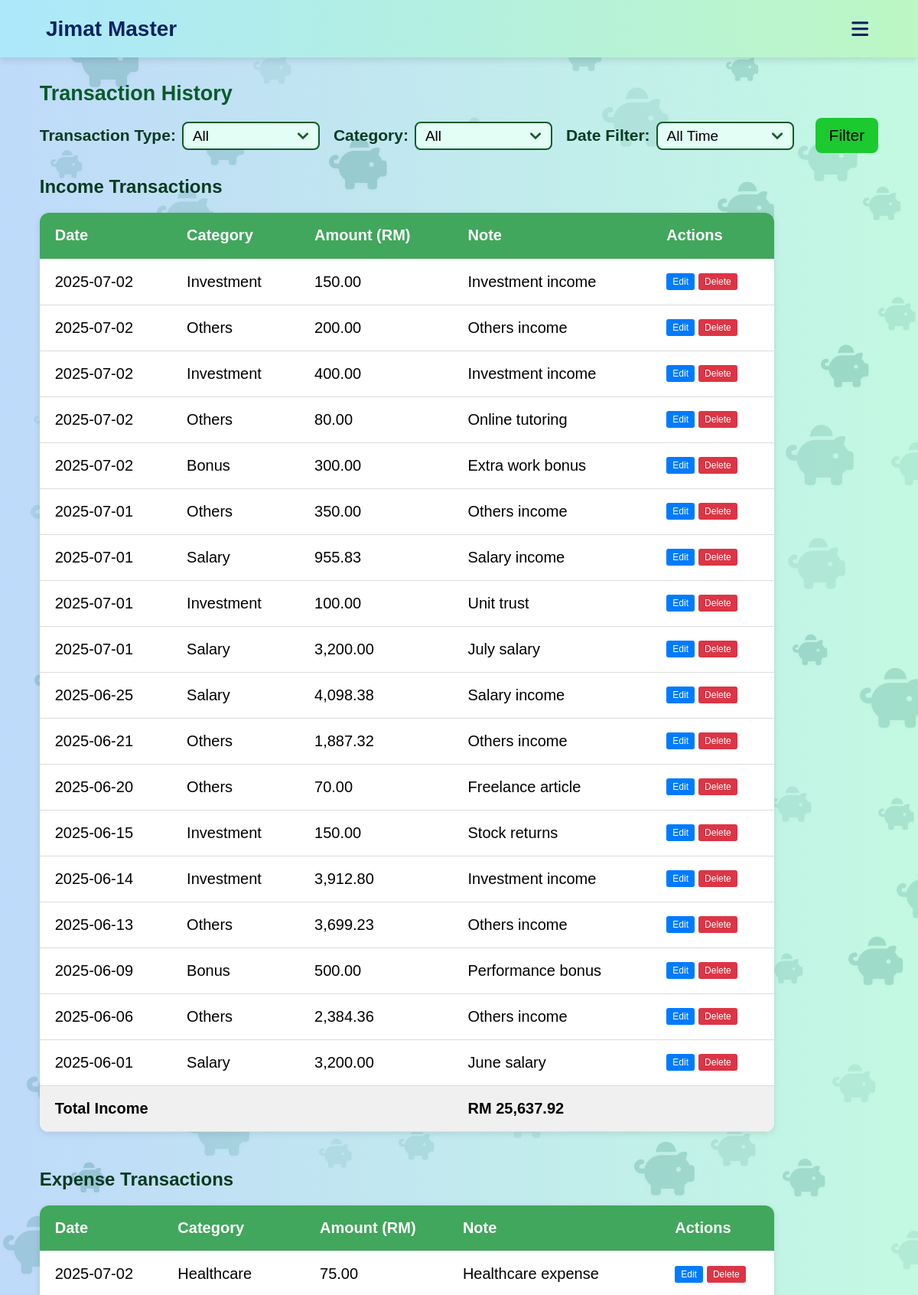
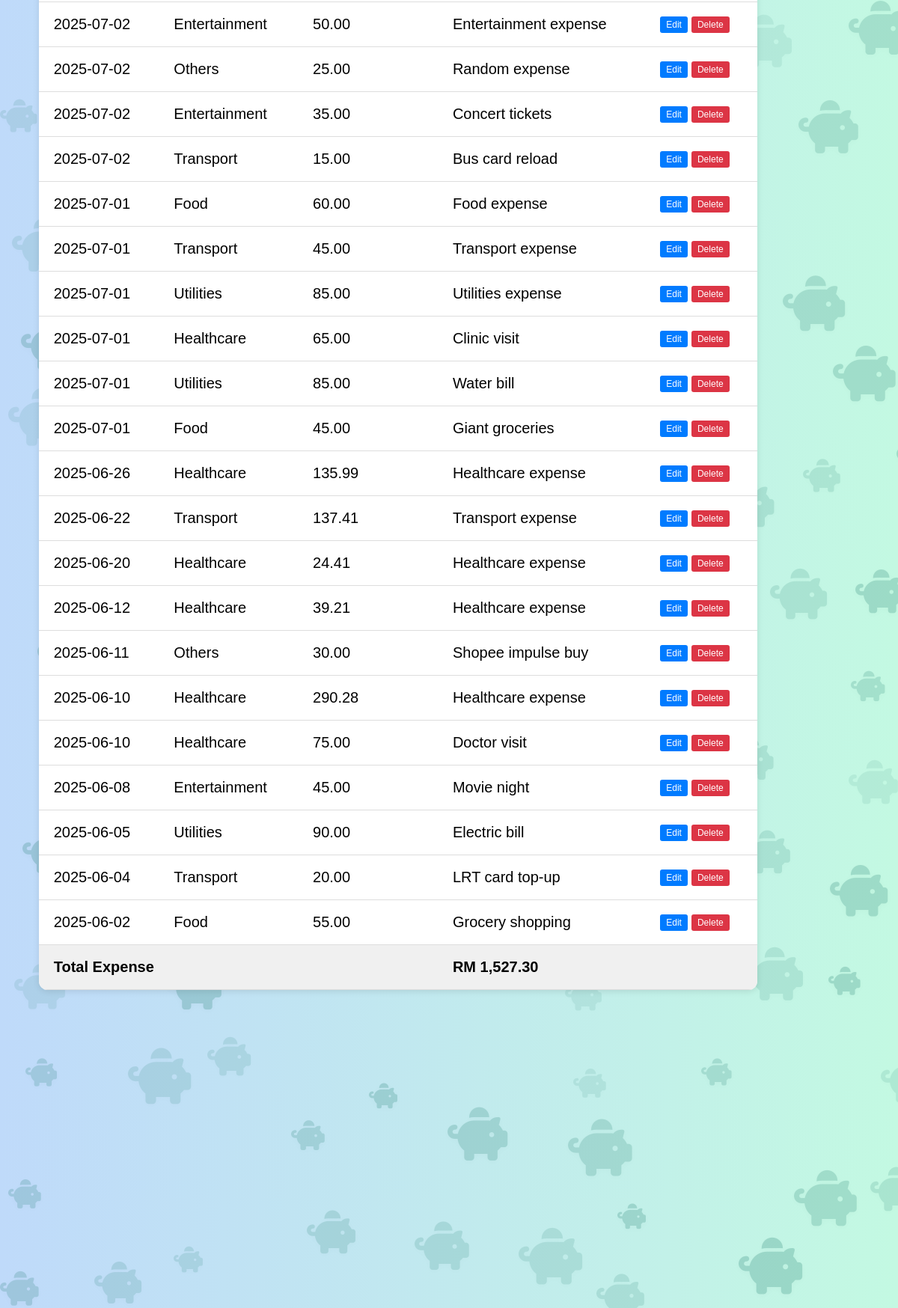
The app's page /overview.php (signed in, upper part) with its own data (2 pictures, top to bottom).
### tables this page shows
CREATE TABLE IF NOT EXISTS transactions (
    transaction_id INT AUTO_INCREMENT PRIMARY KEY,
    user_id INT NOT NULL,
    category_id INT NOT NULL,
    type ENUM('income', 'expense') NOT NULL,
    amount DECIMAL(10,2) NOT NULL,
    note TEXT,
    date DATE,
    FOREIGN KEY (user_id) REFERENCES users(user_id) ON DELETE CASCADE,
    FOREIGN KEY (category_id) REFERENCES categories(category_id) ON DELETE CASCADE
);

CREATE TABLE IF NOT EXISTS categories (
    category_id INT AUTO_INCREMENT PRIMARY KEY,
    name VARCHAR(50) NOT NULL,
    type VARCHAR(50) NOT NULL 
);

### overview.php (the view, shortened to what this page needs)
<!DOCTYPE html>
<html lang="en">
<head>
    <link rel="stylesheet" href="style.css">
    <link rel="stylesheet" href="https://cdnjs.cloudflare.com/ajax/libs/font-awesome/6.1.0/css/all.min.css">
</head>
<body>
    <div id="piggy-bg"></div>
    <div class="piggy-container" aria-hidden="true"></div>
    <?php
    include 'includes/db.php';
    $user_id = $_SESSION['user_id'];
    ?>
    <header>
        <nav aria-label="Main Navigation">
            <div class="headername">Jimat Master</div>
            <i class="fa-solid fa-bars" id="menuicon"></i>
        </nav>
    </header>
    <main class="overviewmain">
        <section id="overview">
            <h2>Transaction History</h2>
            <form method="GET" action="overview.php">
                <div class="filtergroup">
                    <label for="transactionType">Transaction Type:</label>
                    <select id="OtransactionType" name="type" onchange="this.form.submit()" required>
                        <?php
                        $selectedType = isset($_GET['type']) ? $_GET['type'] : 'all';
                        ?>
                        <option value="all" <?php echo ($selectedType == 'all') ? 'selected' : ''; ?>>All</option>
                    </select>
                </div>
                <div class="filtergroup">
                    <label for="category">Category:</label>
                    <select name="category" id="Ocategory">
                        <option value="">All</option>
                    </select>
                </div>
                <div class="filtergroup">
                    <label for="date_filter">Date Filter:</label>
                    <select name="date_filter" id="Odate_filter">
                        <option value="" <?php echo (!isset($_GET['date_filter']) || $_GET['date_filter'] == '') ? 'selected' : ''; ?>>All Time</option>
                    </select>
                </div>
                <div class="filtergroup">
                    <button type="submit" class="filterbtn">Filter</button>
                </div>
            </form>
            <?php
            $selectedType = isset($_GET['type']) ? $_GET['type'] : 'all';
            if ($selectedType === 'all') {
                $transactionTypes = ['income', 'expense'];
                foreach ($transactionTypes as $currentType) {
                    echo "<h3>" . ucfirst($currentType) . " Transactions</h3>";
                    echo "<table>";
                    echo "<thead>
                            <tr>
                                <th>Date</th>
                                <th>Category</th>
                                <th>Amount (RM)</th>
                                <th>Note</th>
                                <th>Actions</th>
                            </tr>
                          </thead>";
                    echo "<tbody>";
                    $sql = "SELECT t.*, c.name AS category_name FROM transactions t
                            JOIN categories c ON t.category_id = c.category_id
                            WHERE t.user_id = ? AND t.type = ?";
                    $params = [$user_id, $currentType];
                    $types = "is";
                    $sql .= " ORDER BY t.date DESC, t.transaction_id DESC";
                    $stmt = $conn->prepare($sql);
                    if ($stmt) {
                        $stmt->bind_param($types, ...$params);
                        $stmt->execute();
                        $result = $stmt->get_result();
                        if ($result->num_rows > 0) {
                            $total = 0;
                            while ($row = $result->fetch_assoc()) {
                                $total += $row['amount'];
                                echo "<tr id='row-{$row['transaction_id']}'>
                                        <td class='date-cell'>" . htmlspecialchars($row['date']) . "</td>
                                        <td class='category-cell' data-category-id='" . htmlspecialchars($row['category_id']) . "'>" . htmlspecialchars($row['category_name']) . "</td>
                                        <td class='amount-cell'>" . number_format($row['amount'], 2) . "</td>
                                        <td class='note-cell'>" . htmlspecialchars($row['note']) . "</td>
                                        <td class='action-cell'>
                                            <div class='action-buttons'>
                                                <button class='btn-edit' onclick='editTransaction({$row['transaction_id']})'>Edit</button>
                                                <button class='btn-delete' onclick='deleteTransaction({$row['transaction_id']})'>Delete</button>
                                            </div>
                                        </td>
                                      </tr>";
                            }
                            echo "<tr style='font-weight: bold; background-color: #f0f0f0;'>
                                    <td colspan='3'>Total " . ucfirst($currentType) . "</td>
                                    <td>RM " . number_format($total, 2) . "</td>
                                    <td></td>
                                  </tr>";
                        } else {
                            echo "<tr><td colspan='5' style='text-align: center; padding: 20px;'>No " . $currentType . " transactions found.</td></tr>";
                        }
                    } else {
                        echo "<tr><td colspan='5' style='text-align: center; padding: 20px; color: red;'>Error preparing query: " . htmlspecialchars($conn->error) . "</td></tr>";
                    }
                    echo "</tbody>";
                    echo "</table>";
                    echo "<br>";
                }
            }
            ?>
        </section>
    </main>
</body>
</html>

### style.css (style rules this page uses)
* { padding: 0; margin: 0; font-family:'Trebuchet MS', 'Lucida Sans Unicode', 'Lucida Grande', 'Lucida Sans', Arial, sans-serif; box-sizing: border-box; }
html, body { margin: 0; padding: 0; width: 100%; background: linear-gradient(to left, #c3f9e2, #bfdafa); overflow-x: hidden; height: 100%; display: flex; flex-direction: column; }
body { flex-grow: 1; position: relative; z-index: 1; }
main { flex: 1 0 auto; padding-bottom: 500px; box-sizing: border-box; }
nav { width: 100%; font-size: clamp(15px, 3vw, 18px); padding: 20px 5%; display: flex; justify-content: space-between; align-items: center; }
header { background: linear-gradient(to left, #bcf7c4, #ace8fb); box-shadow: 0 4px 8px rgba(0, 0, 0, 0.1); position: sticky; top: 0; width: 100%; z-index: 10; }
.headername { font-weight: bold; font-size: clamp(24px, 3.3vw, 28px); color: rgb(4, 34, 99); transition: all 0.3s ease; text-wrap: nowrap; }
#menuicon { display: block; font-size: 25px; padding: 5px; color: rgb(4, 34, 99); cursor: pointer; transition: transform 0.3s ease, color 0.3s ease; }
#overview { width: 100%; }
#piggy-bg { position: fixed; top: 0; left: 0; width: 100%; height: 100vh; z-index: -1; pointer-events: none; overflow: hidden; }
.piggy-container { position: fixed; top: 0; left: 0; width: 100%; height: 100vh; pointer-events: none; z-index: -1; }
table { width: 60%; border-collapse: collapse; margin-top: 30px; font-size: clamp(16px, 2vw, 20px); background-color: #fff; box-shadow: 0 2px 8px rgba(0,0,0,0.1); border-radius: 12px; overflow: hidden; }
table thead { background-color: #41a75c; color: white; text-align: left; }
table th, table td { padding: 16px 20px; border-bottom: 1px solid #ddd; min-width: 120px; height: 60px; text-align: left; vertical-align: middle; }
table tbody tr:last-child td { border-bottom: none; }
.overviewmain { display: flex; justify-content: center; align-items: center; margin: 2rem auto; }
#overview h2 { font-size: clamp(27px, 2.2vw, 30px); color: #095a29; margin-bottom: clamp(16px, 1vw, 20px); }
#overview form { display: flex; flex-wrap: wrap; flex-direction: column; align-items: flex-start; gap: 10px; margin-bottom: 10px; }
#overview .filtergroup { display: flex; flex-wrap: wrap; align-items: center; gap: 8px; }
#overview h3 { font-size: clamp(24px, 1.8vw, 27px); font-weight: bold; color: #093a21; }
.filtergroup label { font-size: clamp(21px, 1.6vw, 23px); font-weight: bold; color: #093a21; white-space: nowrap; gap: 50px; }
#Odate_filter, #OtransactionType, #Ocategory { width: 180px; }
.filtergroup select { padding: 6px 12px; background-color: #e2fef5; border: 2px solid #115b27; border-radius: 8px; font-size: clamp(19px, 1.5vw, 21px); resize: vertical; transition: border-color 0.3s; }
.filtergroup select { appearance: none; background-repeat: no-repeat; background-position: right 12px center; background-size: 16px; }
.filterbtn { background-color: #1aca2e; padding: 11px 18px; font-size: clamp(21px, 1.6vw, 23px); border: none; border-radius: 8px; transition: background-color 0.3s; margin-bottom: 20px; }
#overview table { width: clamp(500px, 80vw, 1200px); border-collapse: collapse; margin-top: 20px; margin-bottom: 30px; font-size: clamp(16px, 2vw, 20px); background-color: #fff; box-shadow: 0 2px 8px rgba(0,0,0,0.1); border-radius: 12px; overflow: hidden; }
#overview table thead { background-color: #41a75c; color: white; text-align: left; }
#overview table th, #overview table td { padding: 16px 20px; border-bottom: 1px solid #ddd; min-width: 120px; height: 60px; text-align: left; vertical-align: middle; }
@media (min-width: 1030px) { #overview form { flex-direction: row; align-items: center; gap: 18px; } }
@media (min-width: 1030px) { .filterbtn { margin-left: 10px; } }
@media (min-width: 1030px) { #overview .filtergroup { margin-bottom: 20px; } }
@media (min-width: 1030px) { .filterbtn { margin-bottom: 0; } }
.action-buttons { display: flex; gap: 5px; }
.btn-edit, .btn-delete, .btn-confirm, .btn-cancel { padding: 4px 8px; border: none; border-radius: 3px; cursor: pointer; font-size: 12px; }
.btn-edit { background-color: #007bff; color: white; }
.btn-delete { background-color: #dc3545; color: white; }

### records on screen
transactions: date "2025-07-02", category.name "Investment", amount "150.00", note "Investment income"
transactions: date "2025-07-02", category.name "Others", amount "200.00", note "Others income"
transactions: date "2025-07-02", category.name "Investment", amount "400.00", note "Investment income"
transactions: date "2025-07-02", category.name "Others", amount "80.00", note "Online tutoring"
transactions: date "2025-07-02", category.name "Bonus", amount "300.00", note "Extra work bonus"
transactions: date "2025-07-01", category.name "Others", amount "350.00", note "Others income"
transactions: date "2025-07-01", category.name "Salary", amount "955.83", note "Salary income"
transactions: date "2025-07-01", category.name "Investment", amount "100.00", note "Unit trust"
transactions: date "2025-07-01", category.name "Salary", amount "3,200.00", note "July salary"
transactions: date "2025-06-25", category.name "Salary", amount "4,098.38", note "Salary income"
transactions: date "2025-06-21", category.name "Others", amount "1,887.32", note "Others income"
transactions: date "2025-06-20", category.name "Others", amount "70.00", note "Freelance article"
transactions: date "2025-06-15", category.name "Investment", amount "150.00", note "Stock returns"
transactions: date "2025-06-14", category.name "Investment", amount "3,912.80", note "Investment income"
transactions: date "2025-06-13", category.name "Others", amount "3,699.23", note "Others income"
transactions: date "2025-06-09", category.name "Bonus", amount "500.00", note "Performance bonus"
transactions: date "2025-06-06", category.name "Others", amount "2,384.36", note "Others income"
transactions: date "2025-06-01", category.name "Salary", amount "3,200.00", note "June salary"
transactions: date "2025-07-02", category.name "Healthcare", amount "75.00", note "Healthcare expense"
transactions: date "2025-07-02", category.name "Entertainment", amount "50.00", note "Entertainment expense"
transactions: date "2025-07-02", category.name "Others", amount "25.00", note "Random expense"
transactions: date "2025-07-02", category.name "Entertainment", amount "35.00", note "Concert tickets"
transactions: date "2025-07-02", category.name "Transport", amount "15.00", note "Bus card reload"
transactions: date "2025-07-01", category.name "Food", amount "60.00", note "Food expense"
transactions: date "2025-07-01", category.name "Transport", amount "45.00", note "Transport expense"
transactions: date "2025-07-01", category.name "Utilities", amount "85.00", note "Utilities expense"
transactions: date "2025-07-01", category.name "Healthcare", amount "65.00", note "Clinic visit"
transactions: date "2025-07-01", category.name "Utilities", amount "85.00", note "Water bill"
transactions: date "2025-07-01", category.name "Food", amount "45.00", note "Giant groceries"
transactions: date "2025-06-26", category.name "Healthcare", amount "135.99", note "Healthcare expense"
transactions: date "2025-06-22", category.name "Transport", amount "137.41", note "Transport expense"
transactions: date "2025-06-20", category.name "Healthcare", amount "24.41", note "Healthcare expense"
transactions: date "2025-06-12", category.name "Healthcare", amount "39.21", note "Healthcare expense"
transactions: date "2025-06-11", category.name "Others", amount "30.00", note "Shopee impulse buy"
transactions: date "2025-06-10", category.name "Healthcare", amount "290.28", note "Healthcare expense"
transactions: date "2025-06-10", category.name "Healthcare", amount "75.00", note "Doctor visit"
transactions: date "2025-06-08", category.name "Entertainment", amount "45.00", note "Movie night"
transactions: date "2025-06-05", category.name "Utilities", amount "90.00", note "Electric bill"
transactions: date "2025-06-04", category.name "Transport", amount "20.00", note "LRT card top-up"
transactions: date "2025-06-02", category.name "Food", amount "55.00", note "Grocery shopping"

### other values on screen
$currentType "Income"
$total "25,637.92"
$currentType "Expense"
$total "1,527.30"
